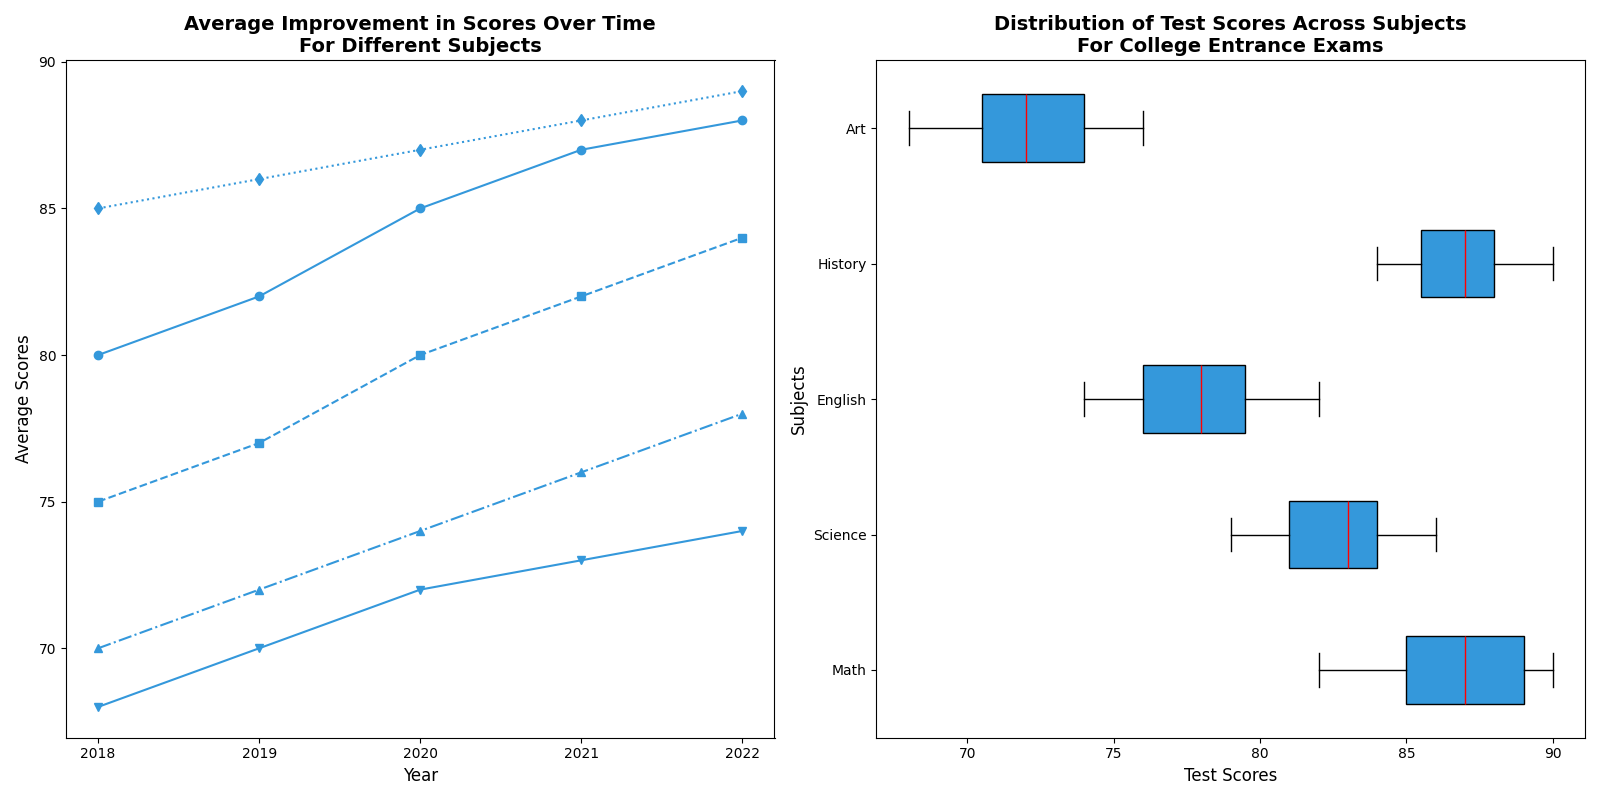

This figure's Python source:
import matplotlib.pyplot as plt
import numpy as np

math_scores = [82, 89, 90, 85, 88, 86, 87, 85, 89, 90, 87, 88, 84, 85, 89]
science_scores = [79, 81, 83, 80, 82, 84, 81, 85, 86, 83, 80, 82, 85, 84, 83]
english_scores = [75, 78, 77, 80, 82, 76, 78, 74, 79, 81, 80, 77, 76, 75, 78]
history_scores = [88, 85, 87, 86, 89, 90, 85, 84, 88, 86, 87, 88, 89, 85, 86]
art_scores = [70, 72, 68, 73, 75, 71, 72, 69, 74, 76, 74, 71, 70, 73, 75]

years = np.array([2018, 2019, 2020, 2021, 2022])
avg_math_scores = np.array([80, 82, 85, 87, 88])
avg_science_scores = np.array([75, 77, 80, 82, 84])
avg_english_scores = np.array([70, 72, 74, 76, 78])
avg_history_scores = np.array([85, 86, 87, 88, 89])
avg_art_scores = np.array([68, 70, 72, 73, 74])

fig, (ax1, ax2) = plt.subplots(1, 2, figsize=(16, 8))

# Single color for all line plots
single_color = '#3498DB'

ax1.plot(years, avg_math_scores, color=single_color, marker='o', linestyle='-')
ax1.plot(years, avg_science_scores, color=single_color, marker='s', linestyle='--')
ax1.plot(years, avg_english_scores, color=single_color, marker='^', linestyle='-.')
ax1.plot(years, avg_history_scores, color=single_color, marker='d', linestyle=':')
ax1.plot(years, avg_art_scores, color=single_color, marker='v', linestyle='-')

ax1.set_title('Average Improvement in Scores Over Time\nFor Different Subjects', fontsize=14, fontweight='bold')
ax1.set_xlabel('Year', fontsize=12)
ax1.set_ylabel('Average Scores', fontsize=12)
ax1.xaxis.set_major_locator(plt.MaxNLocator(integer=True))

# Single color for all box plots
subjects = ['Math', 'Science', 'English', 'History', 'Art']
test_scores = [math_scores, science_scores, english_scores, history_scores, art_scores]

box = ax2.boxplot(test_scores, vert=False, patch_artist=True,
                  boxprops=dict(color='black'),
                  whiskerprops=dict(color='black'),
                  capprops=dict(color='black'),
                  flierprops=dict(marker='o', color='black', alpha=0.5),
                  medianprops=dict(color='red'))

for patch in box['boxes']:
    patch.set_facecolor(single_color)

ax2.set_yticklabels(subjects)
ax2.set_title('Distribution of Test Scores Across Subjects\nFor College Entrance Exams', fontsize=14, fontweight='bold')
ax2.set_xlabel('Test Scores', fontsize=12)
ax2.set_ylabel('Subjects', fontsize=12)

plt.tight_layout()
plt.show()
